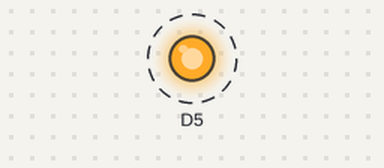
Simulated run of this sketch. Board: ESP8266 (NodeMCU). Shown: output pins drawn as LEDs (lit = HIGH). Dashed ring = blinking. What the sketch prints to the serial monitor is not drawn.

Above: at 0.5 s.
Timing chart, 0 to 4.6 s (numbered marks = the images above):
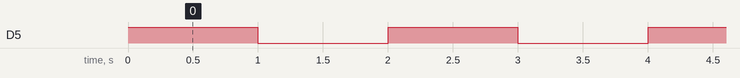

Measured:
- by itself, D5: alternates HIGH for 1.0 s and LOW for 1.0 s

The sketch:

2a_Digital_Output_Serial_Status.ino
```cpp
void setup(){
  Serial.begin(115200);
  pinMode(D5, OUTPUT);
}

void loop(){
  digitalWrite(D5, HIGH);
  Serial.println('Lampu Nyala');
  delay(1000);
  digitalWrite(D5, LOW);
  Serial.println('Lampu Mati');
  delay(1000);
}
```
